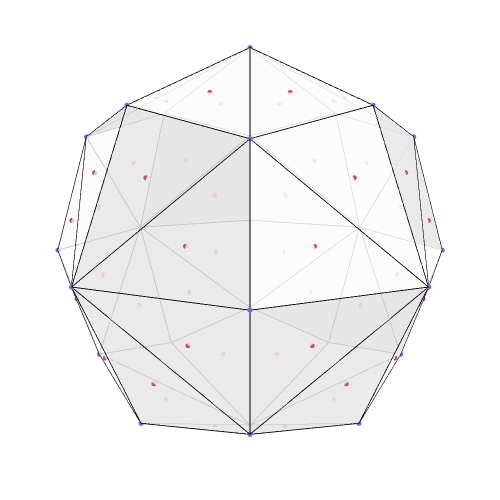

The notebook cell this image was saved under:
### Code cell
from SpaceBalls.sph_meshing import QuadratureGrid, get_edge_connectivities, get_faceted_sphere_mesh
from config.constants import earth_radius
import scipy.spatial
RE = earth_radius()

radius_meters = 0.5
n_faces = 48
default_golden = False
mesh = get_faceted_sphere_mesh(radius_meters, n_faces, default_golden=default_golden)
vertices, centroids, normal_vecs, areas, edge_conns, hull = mesh


# Create figure
fig = go.Figure()
add_scatter(fig, vertices)
add_scatter(fig, centroids, color_values=areas)
#add_scatter(fig, normal_vecs)

i, j, k = hull.simplices.T
add_facets(fig, vertices, i, j, k)


edge_x, edge_y, edge_z = get_edges_to_plot(hull)
fig.add_trace(go.Scatter3d(
    x=edge_x,
    y=edge_y,
    z=edge_z,
    mode='lines',
    line=dict(color='black', width=2),
    #name='edge_conns'
))

axis_lim = radius_meters 
fig.update_layout(
    scene=dict(
        xaxis=dict(visible=False, range=[-axis_lim, axis_lim]),
        yaxis=dict(visible=False, range=[-axis_lim, axis_lim]),
        zaxis=dict(visible=False, range=[-axis_lim, axis_lim]),
        aspectmode='cube',
        camera=dict(
            eye=dict(x=1.0, y=1.0, z=0.3)  # smaller values => zoom in
        ),
    ),
    width=500,
    height=500,
    showlegend=False,
    margin=dict(l=20, r=20, t=20, b=20),  # Padding in pixels
    #pad=0   
)


fig.show()
name_tail = '_golden' if default_golden else ''

#fig.write_image(os.path.join(MEDIA_DIR, 'figures', 'sc_shapes',
#                             'sphere'+str(n_faces)+name_tail),
#                             format='png')


"""
fig, ax = plot_sc_shape(hull.points, stacked_areas=None, radius=1, displace_points=True)
for idx_triad in hull.simplices:
    triangle = hull.points[idx_triad]
    ax.plot(triangle[:,0], triangle[:,1], triangle[:,2])
"""

### Figure 1 — Plotly figure (JSON) as saved in the notebook; plotly's stock layout.template omitted (floating-point values rounded to 4 significant figures; data arrays with more than 128 entries replaced by an {"elided": "..."} marker saying what was removed)
{"data": [{"marker": {"colorscale": [[0, "#0d0887"], [0.1111, "#46039f"], [0.2222, "#7201a8"], [0.3333, "#9c179e"], [0.4444, "#bd3786"], [0.5556, "#d8576b"], [0.6667, "#ed7953"], [0.7778, "#fb9f3a"], [0.8889, "#fdca26"], [1, "#f0f921"]], "size": 3}, "mode": "markers", "type": "scatter3d", "x": [0.5, -0.5, 0.0, 0.0, 0.0, 0.0, 0.0, 0.0, 0.0, 0.0, 0.3536, 0.3536, -0.3536, -0.3536, 0.3536, -0.3536, 0.3536, -0.3536, 0.2887, -0.2887, 0.2887, 0.2887, -0.2887, 0.2887, -0.2887, -0.2887], "y": [0.0, 0.0, 0.5, -0.5, 0.0, 0.0, 0.3536, -0.3536, 0.3536, -0.3536, 0.0, 0.0, 0.0, 0.0, 0.3536, 0.3536, -0.3536, -0.3536, 0.2887, 0.2887, -0.2887, 0.2887, -0.2887, -0.2887, 0.2887, -0.2887], "z": [0.0, 0.0, 0.0, 0.0, 0.5, -0.5, 0.3536, 0.3536, -0.3536, -0.3536, 0.3536, -0.3536, 0.3536, -0.3536, 0.0, 0.0, 0.0, 0.0, 0.2887, 0.2887, 0.2887, -0.2887, 0.2887, -0.2887, -0.2887, -0.2887]}, {"marker": {"color": [0.05757, 0.05757, 0.05757, 0.05757, 0.05757, 0.05757, 0.05757, 0.05757, 0.05757, 0.05757, 0.05757, 0.05757, 0.05757, 0.05757, 0.05757, 0.05757, 0.05757, 0.05757, 0.05757, 0.05757, 0.05757, 0.05757, 0.05757, 0.05757, 0.05757, 0.05757, 0.05757, 0.05757, 0.05757, 0.05757, 0.05757, 0.05757, 0.05757, 0.05757, 0.05757, 0.05757, 0.05757, 0.05757, 0.05757, 0.05757, 0.05757, 0.05757, 0.05757, 0.05757, 0.05757, 0.05757, 0.05757, 0.05757], "colorscale": [[0, "#0d0887"], [0.1111, "#46039f"], [0.2222, "#7201a8"], [0.3333, "#9c179e"], [0.4444, "#bd3786"], [0.5556, "#d8576b"], [0.6667, "#ed7953"], [0.7778, "#fb9f3a"], [0.8889, "#fdca26"], [1, "#f0f921"]], "size": 3}, "mode": "markers", "type": "scatter3d", "x": [-0.3807, -0.2141, 0.3807, 0.2141, -0.09623, 0.09623, -0.09623, 0.09623, -0.3807, -0.2141, -0.3807, -0.3807, -0.2141, -0.2141, 0.3807, 0.2141, 0.3807, 0.3807, 0.2141, 0.2141, -0.09623, 0.09623, -0.09623, 0.09623, -0.2141, -0.09623, -0.2141, -0.09623, -0.3807, -0.3807, 0.2141, 0.09623, 0.3807, 0.3807, 0.09623, 0.2141, -0.2141, -0.09623, -0.3807, -0.3807, -0.2141, -0.09623, 0.2141, 0.09623, 0.3807, 0.3807, 0.2141, 0.09623], "y": [-0.09623, -0.09623, -0.09623, -0.09623, -0.2141, -0.2141, -0.3807, -0.3807, -0.09623, -0.09623, -0.2141, -0.2141, -0.3807, -0.3807, -0.09623, -0.09623, -0.2141, -0.2141, -0.3807, -0.3807, -0.2141, -0.2141, -0.3807, -0.3807, 0.3807, 0.3807, 0.09623, 0.2141, 0.09623, 0.2141, 0.09623, 0.2141, 0.09623, 0.2141, 0.3807, 0.3807, 0.3807, 0.3807, 0.09623, 0.2141, 0.09623, 0.2141, 0.3807, 0.3807, 0.09623, 0.2141, 0.09623, 0.2141], "z": [-0.2141, -0.3807, -0.2141, -0.3807, -0.3807, -0.3807, -0.2141, -0.2141, 0.2141, 0.3807, -0.09623, 0.09623, -0.09623, 0.09623, 0.2141, 0.3807, -0.09623, 0.09623, -0.09623, 0.09623, 0.3807, 0.3807, 0.2141, 0.2141, -0.09623, -0.2141, -0.3807, -0.3807, -0.2141, -0.09623, -0.3807, -0.3807, -0.2141, -0.09623, -0.2141, -0.09623, 0.09623, 0.2141, 0.2141, 0.09623, 0.3807, 0.3807, 0.09623, 0.2141, 0.2141, 0.09623, 0.3807, 0.3807]}, {"color": "white", "flatshading": true, "i": [13, 13, 11, 11, 9, 9, 9, 9, 12, 12, 17, 17, 17, 17, 10, 10, 16, 16, 16, 16, 7, 7, 7, 7, 24, 24, 24, 24, 24, 24, 21, 21, 21, 21, 21, 21, 19, 19, 19, 19, 19, 19, 18, 18, 18, 18, 18, 18], "j": [25, 25, 23, 23, 25, 23, 25, 23, 22, 22, 25, 22, 25, 22, 20, 20, 23, 20, 23, 20, 22, 20, 22, 20, 15, 8, 13, 8, 13, 15, 11, 8, 11, 14, 8, 14, 15, 6, 12, 15, 12, 6, 14, 6, 10, 14, 10, 6], "k": [1, 5, 0, 5, 5, 5, 3, 3, 1, 4, 1, 1, 3, 3, 0, 4, 0, 0, 3, 3, 4, 4, 3, 3, 2, 2, 5, 5, 1, 1, 5, 5, 0, 0, 2, 2, 2, 2, 1, 1, 4, 4, 2, 2, 0, 0, 4, 4], "lighting": {"ambient": 0.9, "diffuse": 0.5, "fresnel": 0.9, "roughness": 0.9, "specular": 0.1}, "name": "Hull triangles", "opacity": 0.85, "type": "mesh3d", "x": [0.5, -0.5, 0.0, 0.0, 0.0, 0.0, 0.0, 0.0, 0.0, 0.0, 0.3536, 0.3536, -0.3536, -0.3536, 0.3536, -0.3536, 0.3536, -0.3536, 0.2887, -0.2887, 0.2887, 0.2887, -0.2887, 0.2887, -0.2887, -0.2887], "y": [0.0, 0.0, 0.5, -0.5, 0.0, 0.0, 0.3536, -0.3536, 0.3536, -0.3536, 0.0, 0.0, 0.0, 0.0, 0.3536, 0.3536, -0.3536, -0.3536, 0.2887, 0.2887, -0.2887, 0.2887, -0.2887, -0.2887, 0.2887, -0.2887], "z": [0.0, 0.0, 0.0, 0.0, 0.5, -0.5, 0.3536, 0.3536, -0.3536, -0.3536, 0.3536, -0.3536, 0.3536, -0.3536, 0.0, 0.0, 0.0, 0.0, 0.2887, 0.2887, 0.2887, -0.2887, 0.2887, -0.2887, -0.2887, -0.2887]}, {"line": {"color": "black", "width": 2}, "mode": "lines", "type": "scatter3d", "x": {"elided": "216 float values"}, "y": {"elided": "216 float values"}, "z": {"elided": "216 float values"}}], "layout": {"height": 500, "margin": {"b": 20, "l": 20, "r": 20, "t": 20}, "scene": {"aspectmode": "cube", "camera": {"eye": {"x": 1, "y": 1, "z": 0.3}}, "xaxis": {"range": [-0.5, 0.5], "visible": false}, "yaxis": {"range": [-0.5, 0.5], "visible": false}, "zaxis": {"range": [-0.5, 0.5], "visible": false}}, "showlegend": false, "width": 500}}
